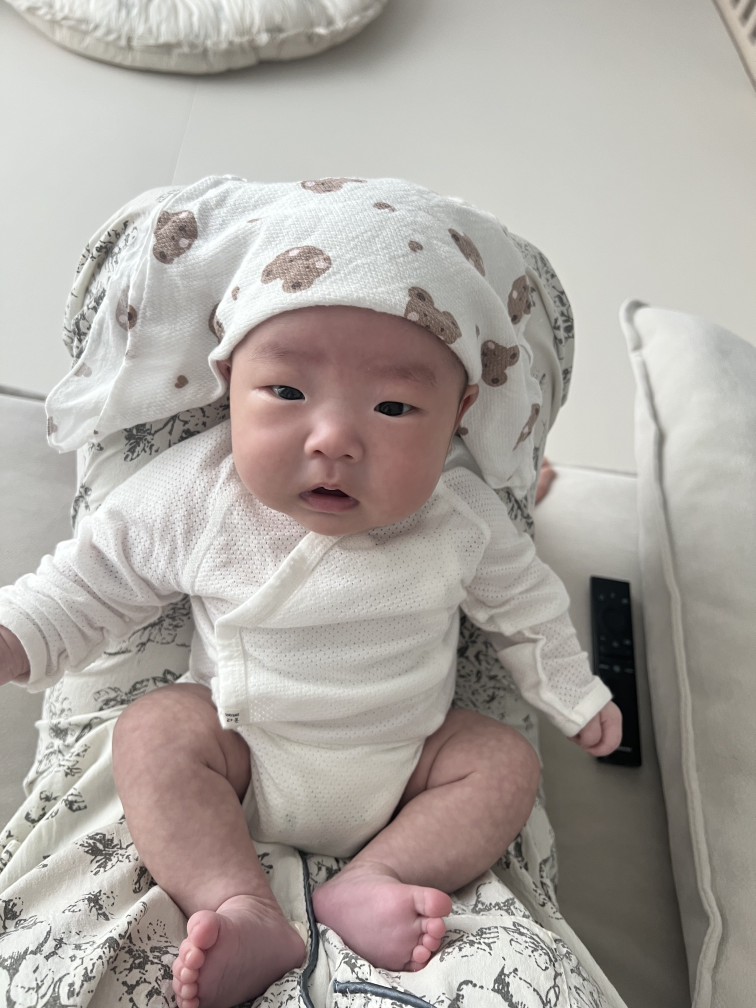
#> input picture tools/source/gallery/01.jpg, 1512 x 2016 px (shown at 1/2 size); its folder holds only this picture in this run
$ python gen_gallery.py
#> lines starting #> are read from the running program, lines starting #| are printed output that depends on the picture
"""
갤러리 사진 → 웹용 2종 (자르기·크기 조정만, 보정/재생성 없음)
  - public/images/gallery/NN.webp        확대 보기용 (긴 변 1280px)
  - public/images/gallery/thumb/NN.webp  격자 썸네일 (정사각형 480px, 아기 위치 기준으로 자름)

  pip install pillow pillow-heif
  python3 tools/gen_gallery.py

입력  tools/source/gallery/01~NN.(jpg|png|heic)
FOCUS: 썸네일에서 중심으로 둘 지점 (가로, 세로 비율 0~1). 목록에 없으면 가운데.
"""
import glob, os
from PIL import Image, ImageOps
try:
    from pillow_heif import register_heif_opener; register_heif_opener()
#> (this line was passed over: pillow_heif is not available in this run)
except ImportError:
    pass

FOCUS = {'01': (.46, .45), '02': (.5, .42), '03': (.5, .5), '04': (.5, .48), '05': (.5, .45),
         '06': (.5, .4), '07': (.5, .42), '08': (.5, .45), '09': (.5, .48), '10': (.5, .45),
         '11': (.5, .5), '12': (.5, .5), '13': (.5, .36), '14': (.5, .4), '15': (.5, .4)}
FULL, THUMB = 1280, 480
os.makedirs('public/images/gallery/thumb', exist_ok=True)
for src in sorted(glob.glob('tools/source/gallery/*.*')):
    n = os.path.splitext(os.path.basename(src))[0]
    im = ImageOps.exif_transpose(Image.open(src)).convert('RGB')
#> im is the input picture: PIL image 1512x2016 RGB; mean R, G, B 172.1, 165.8, 160.3
    full = im.copy(); full.thumbnail((FULL, FULL), Image.LANCZOS)
    full.save(f'public/images/gallery/{n}.webp', quality=80, method=6)
    W, H = im.size; s = min(W, H); fx, fy = FOCUS.get(n, (.5, .5))
#> after `W, H = im.size`: W = 1512; H = 2016
#> after `s = min(W, H)`: s = 1512
    x = min(max(fx * W - s / 2, 0), W - s); y = min(max(fy * H - s / 2, 0), H - s)
#> after `x = min(max(fx * W - s / 2, 0), W - s)`: x = 0
#> after `y = min(max(fy * H - s / 2, 0), H - s)`: y = 151.2
    im.resize((THUMB, THUMB), Image.LANCZOS, box=(x, y, x + s, y + s)).save(f'public/images/gallery/thumb/{n}.webp', quality=78, method=6)
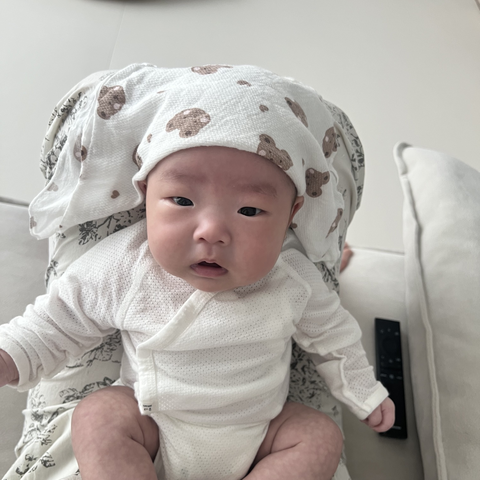
#> saved as 01.webp: PIL image 480x480 RGB; mean R, G, B 176.8, 171.2, 165.8
    print(n, im.size, '->', full.size)
#| 01 (1512, 2016) -> (960, 1280)

$ run again, on tools/source/gallery/05.jpg
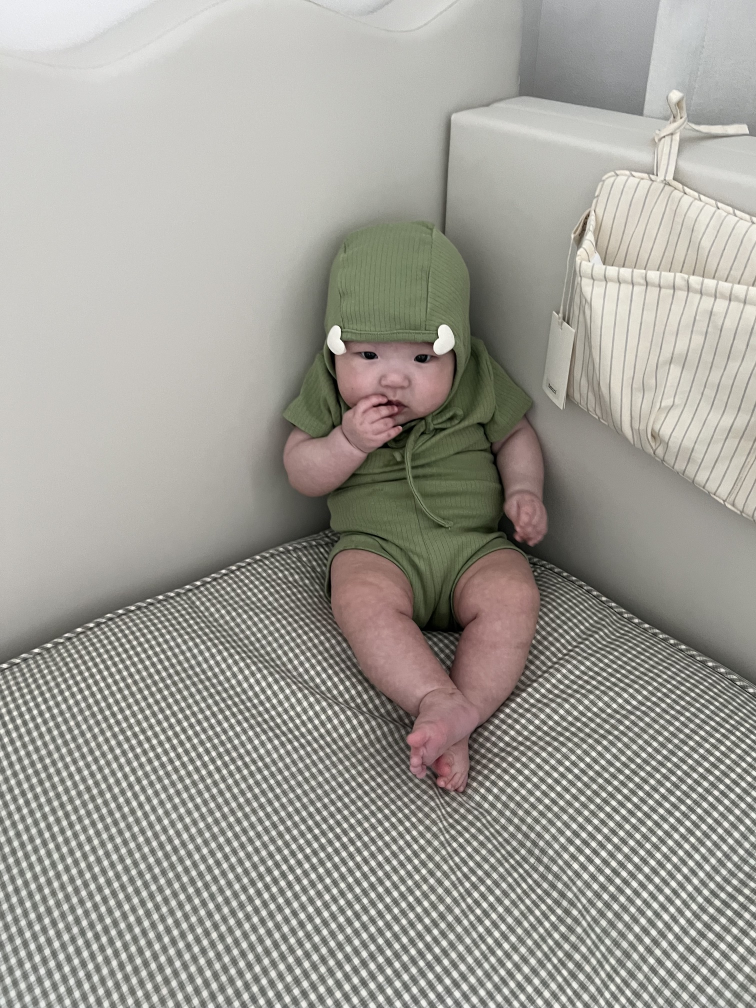
#> input picture tools/source/gallery/05.jpg, 1512 x 2016 px (shown at 1/2 size)
#> im is the input picture: PIL image 1512x2016 RGB; mean R, G, B 161, 158.9, 151.9
#> `im.resize((THUMB, THUMB), Image.LANCZOS, box=(x, y, x + s, y + s)).sav..`:
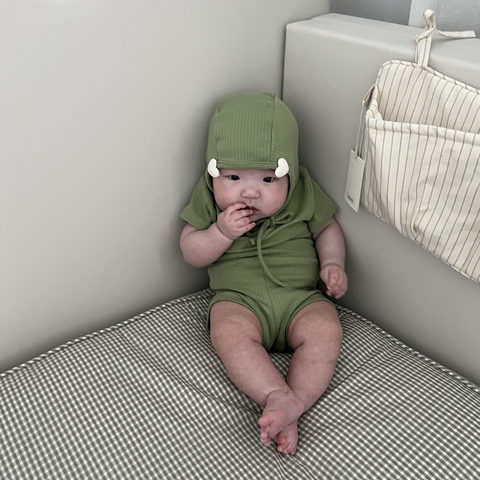
#> saved as 05.webp: PIL image 480x480 RGB; mean R, G, B 158.7, 155.5, 147.7
#| 05 (1512, 2016) -> (960, 1280)

$ run again, on tools/source/gallery/06.jpg
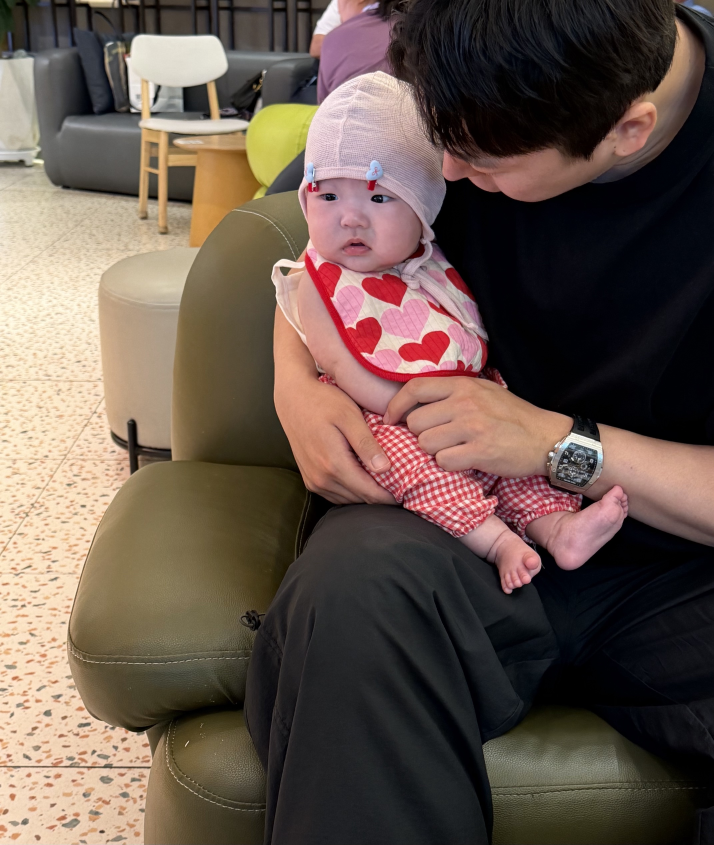
#> input picture tools/source/gallery/06.jpg, 2142 x 2535 px (shown at 1/3 size)
#> im is the input picture: PIL image 2142x2535 RGB; mean R, G, B 103.9, 87.3, 77.6
#> `im.resize((THUMB, THUMB), Image.LANCZOS, box=(x, y, x + s, y + s)).sav..`:
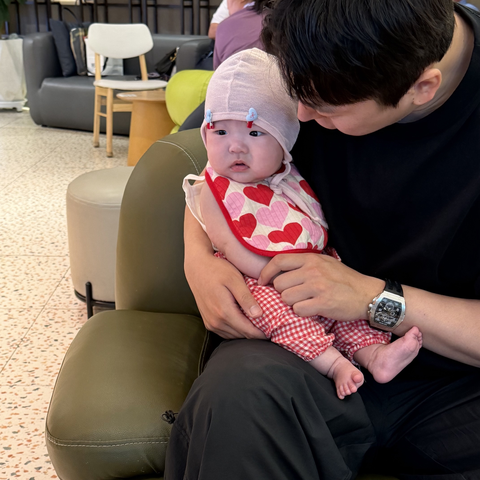
#> saved as 06.webp: PIL image 480x480 RGB; mean R, G, B 107.4, 89.3, 80.1
#| 06 (2142, 2535) -> (1082, 1280)

$ run again, on tools/source/gallery/07.jpg
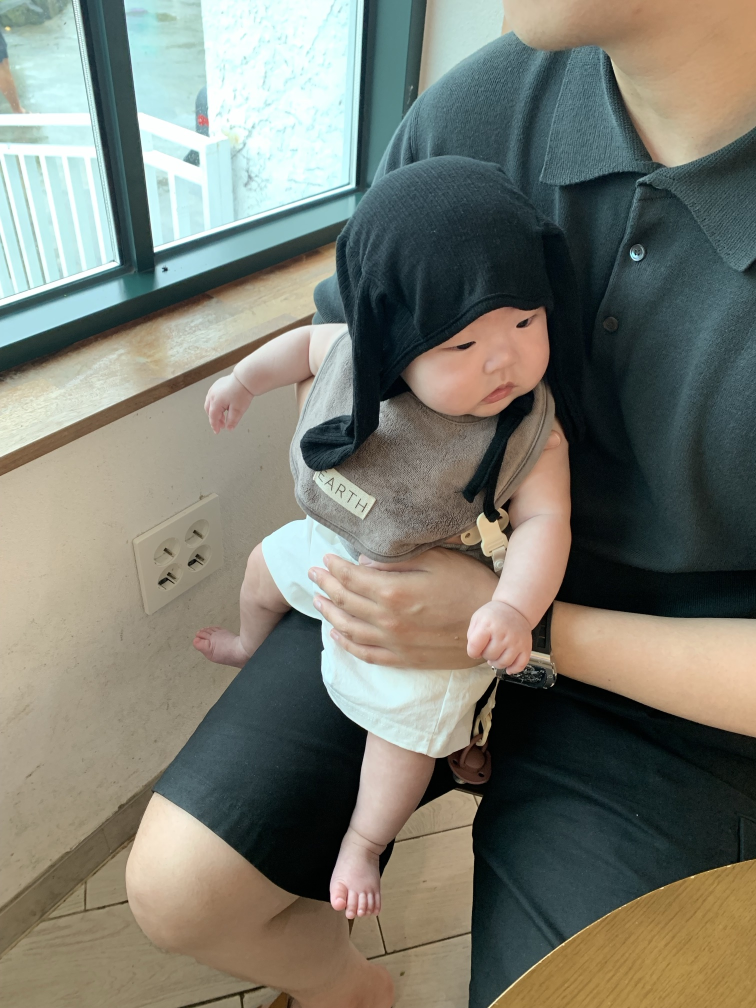
#> input picture tools/source/gallery/07.jpg, 1512 x 2016 px (shown at 1/2 size)
#> im is the input picture: PIL image 1512x2016 RGB; mean R, G, B 122.1, 123.2, 112.6
#> `im.resize((THUMB, THUMB), Image.LANCZOS, box=(x, y, x + s, y + s)).sav..`:
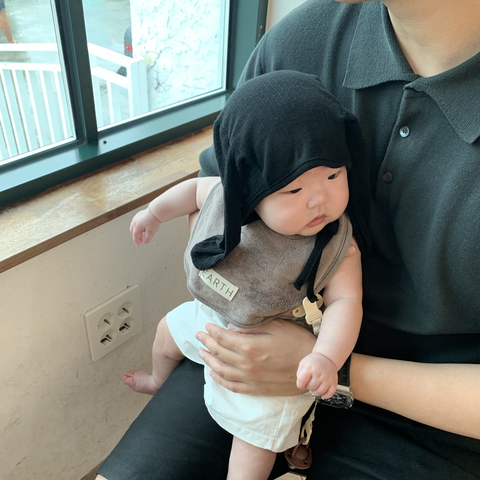
#> saved as 07.webp: PIL image 480x480 RGB; mean R, G, B 120.2, 124.6, 117.5
#| 07 (1512, 2016) -> (960, 1280)

$ run again, on tools/source/gallery/02.jpg
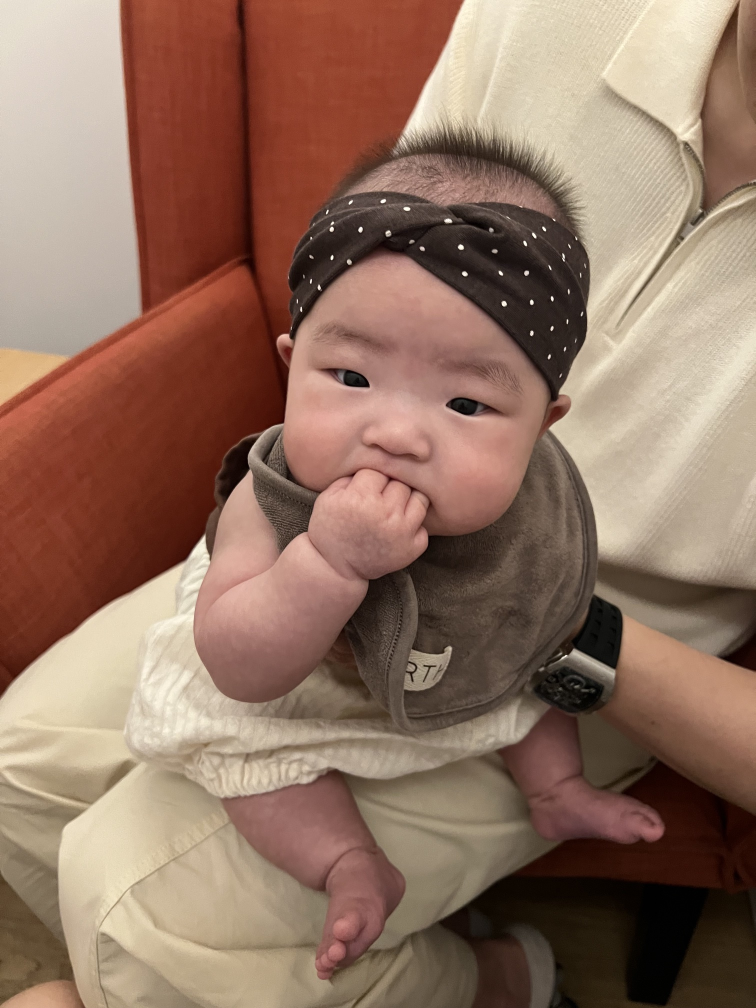
#> input picture tools/source/gallery/02.jpg, 1512 x 2016 px (shown at 1/2 size)
#> im is the input picture: PIL image 1512x2016 RGB; mean R, G, B 145.2, 114.3, 97.3
#> `im.resize((THUMB, THUMB), Image.LANCZOS, box=(x, y, x + s, y + s)).sav..`:
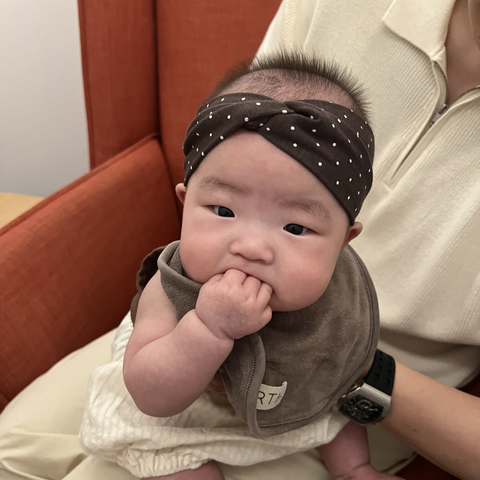
#> saved as 02.webp: PIL image 480x480 RGB; mean R, G, B 150.1, 117, 100.4
#| 02 (1512, 2016) -> (960, 1280)
